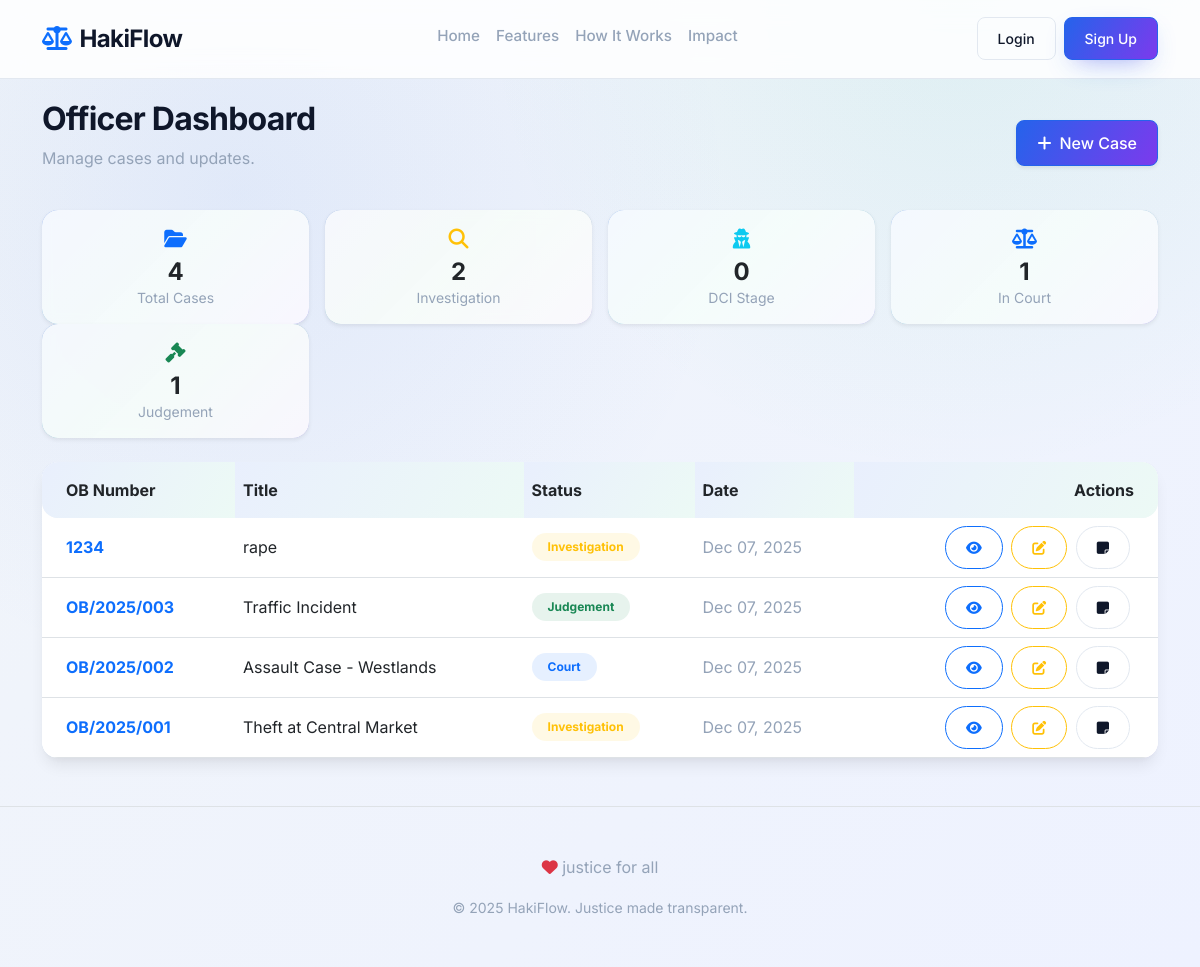
Page /cases/ on the earlier database version.
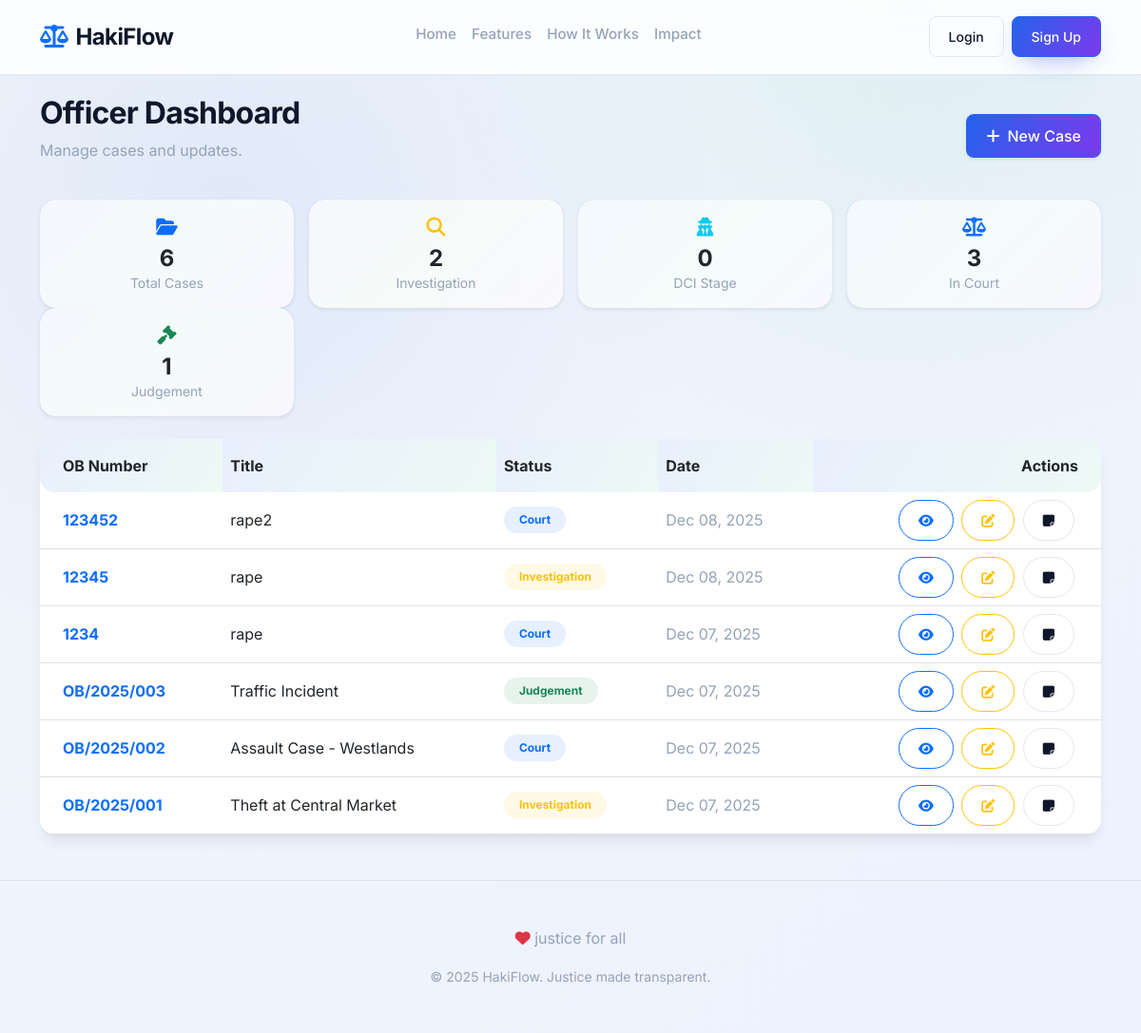
Same page on the later database version.
### cases/models.py (models this page shows, shortened)
class Case(models.Model):
    STATUS_CHOICES = [
        ('investigation', 'Investigation'),
        ('dci', 'DCI'),
        ('court', 'Court'),
        ('judgement', 'Judgement'),
    ]
    ob_number = models.CharField(max_length=50, unique=True)
    title = models.CharField(max_length=200)
    description = models.TextField()
    status = models.CharField(max_length=20, choices=STATUS_CHOICES, default='investigation')
    court_date = models.DateTimeField(null=True, blank=True)
    created_at = models.DateTimeField(auto_now_add=True)
    id_number = models.CharField(max_length=50, blank=True, null=True)

### cases/views.py (the view)
# urls.py: path('cases/', views.CaseListView.as_view(), name='case_list'),
class CaseListView(ListView):
    model = Case
    template_name = 'cases/case_list.html'
    context_object_name = 'cases'
    ordering = ['-created_at']
    def get_context_data(self, **kwargs):
        context = super().get_context_data(**kwargs)
        qs = Case.objects.all()
        context['case_counts'] = {
            'total': qs.count(),
            'investigation': qs.filter(status='investigation').count(),
            'dci': qs.filter(status='dci').count(),
            'court': qs.filter(status='court').count(),
            'judgement': qs.filter(status='judgement').count()
        }
        return context

### cases/templates/cases/case_list.html (shortened to what the changed rows need)
{% extends 'cases/base.html' %}
{% block content %}
<div class="d-flex justify-content-between align-items-center mb-4">
    <div>
        <h2 class="fw-bold">Officer Dashboard</h2>
    </div>
</div>
<div class="row mb-4 g-3">
    <div class="col-sm-6 col-md-3">
        <div class="card card-animated p-3 border-0 shadow-sm rounded-4 bg-primary bg-opacity-10 text-center">
            <div class="text-primary mb-2"><i class="fas fa-folder-open fa-lg"></i></div>
            <div class="fw-bold h4 mb-0">{{ case_counts.total }}</div>
            <small class="text-muted">Total Cases</small>
        </div>
    </div>
    <div class="col-sm-6 col-md-3">
        <div class="card card-animated p-3 border-0 shadow-sm rounded-4 bg-primary bg-opacity-10 text-center">
            <div class="text-primary mb-2"><i class="fas fa-balance-scale fa-lg"></i></div>
            <div class="fw-bold h4 mb-0">{{ case_counts.court }}</div>
            <small class="text-muted">In Court</small>
        </div>
    </div>
</div>
<div class="card card-animated shadow-lg-soft rounded-4 border-0 mt-4">
    <div class="card-body p-0">
        <div class="table-responsive">
            <table class="table table-hover align-middle mb-0">
                <thead class="bg-subtle-custom">
                    <tr>
                        <th class="ps-4 py-3 border-0 rounded-start-4">OB Number</th>
                        <th class="py-3 border-0">Title</th>
                        <th class="py-3 border-0">Status</th>
                        <th class="py-3 border-0">Date</th>
                        <th class="pe-4 py-3 border-0 rounded-end-4 text-end">Actions</th>
                    </tr>
                </thead>
                <tbody>
                    {% for case in cases %}
                    <tr>
                        <td class="ps-4 fw-bold text-primary">{{ case.ob_number }}</td>
                        <td>{{ case.title }}</td>
                        <td>
                            <span class="badge bg-opacity-10 px-3 py-2 rounded-pill
                                {% if case.status == 'investigation' %}bg-warning text-warning
                                {% elif case.status == 'dci' %}bg-info text-info
                                {% elif case.status == 'court' %}bg-primary text-primary
                                {% elif case.status == 'judgement' %}bg-success text-success{% endif %}">
                                {{ case.get_status_display }}
                            </span>
                        </td>
                        <td class="text-muted">{{ case.created_at|date:"M d, Y" }}</td>
                        <td class="pe-4 text-end">
                            <a href="{% url 'case_detail' case.pk %}" class="btn btn-sm btn-outline-primary rounded-pill me-1" title="View"><i class="fas fa-eye"></i></a>
                            <a href="{% url 'case_edit' case.pk %}" class="btn btn-sm btn-outline-warning rounded-pill me-1" title="Edit"><i class="fas fa-edit"></i></a>
                            <a href="{% url 'add_note' case.pk %}" class="btn btn-sm btn-outline-secondary rounded-pill me-1" title="Add Note"><i class="fas fa-sticky-note"></i></a>
                        </td>
                    </tr>
                    {% empty %}
                    <tr>
                        <td colspan="5" class="text-center py-5 text-muted">No cases found.</td>
                    </tr>
                    {% endfor %}
                </tbody>
            </table>
        </div>
    </div>
</div>
{% endblock %}

Differences in the rows shown:
added Case: ob_number "123452", title "rape2", status "Court", created_at "Dec 08, 2025"
added Case: ob_number "12345", title "rape", status "Investigation", created_at "Dec 08, 2025"
changed Case (number 3 of 6 on the later page): status "Investigation" → "Court"
Other differences:
{{ case_counts.total }}: "4" → "6"
{{ case_counts.court }}: "1" → "3"
